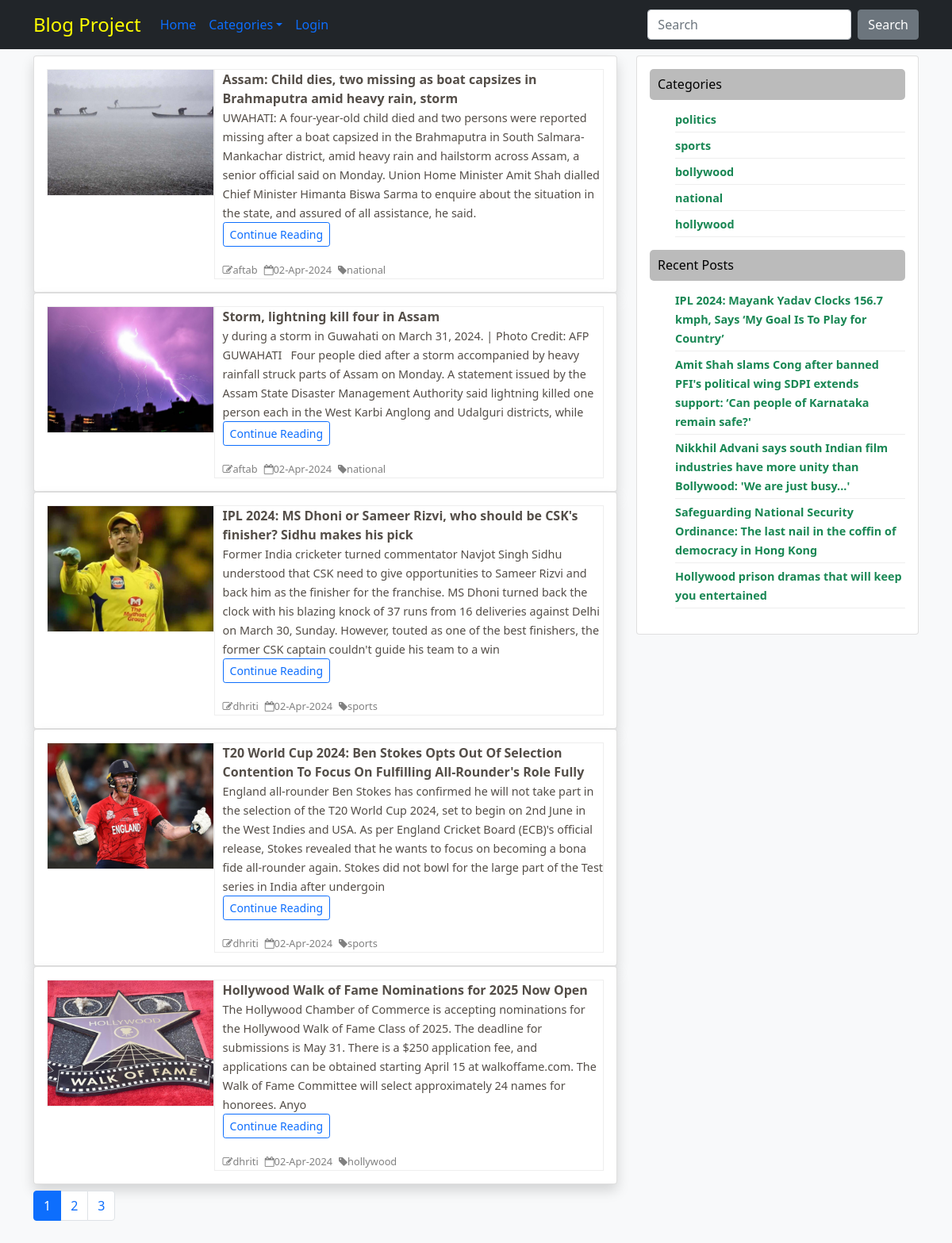
The page / on the database its author committed.
### tables this page shows
CREATE TABLE `blog` (
  `blog_id` int(11) NOT NULL,
  `blog_title` varchar(255) NOT NULL,
  `blog_body` longtext NOT NULL,
  `blog_image` varchar(255) NOT NULL,
  `category` int(11) NOT NULL,
  `author_id` int(11) NOT NULL,
  `publish_date` timestamp NOT NULL DEFAULT current_timestamp()
);

CREATE TABLE `users` (
  `user_id` int(11) NOT NULL,
  `username` varchar(255) DEFAULT NULL,
  `email` varchar(255) DEFAULT NULL,
  `password` varchar(255) DEFAULT NULL,
  `role` int(11) NOT NULL
);

CREATE TABLE `category` (
  `cat_id` int(11) NOT NULL,
  `cat_name` varchar(255) NOT NULL
);

### index.php (the view)
<?php include 'includes/header.php';
include 'includes/config.php';
if (!isset($_GET['page'])) {
    $page = 1;
} else {
    $page = $_GET['page'];
}
$limit = 5;
$offset = ($page - 1) * $limit;
$query = "SELECT * FROM blog LEFT JOIN category ON blog.category=category.cat_id LEFT JOIN users ON blog.author_id=users.user_id
    ORDER BY blog.publish_date DESC limit $offset,$limit";
$result = mysqli_query($conn, $query);
$row = mysqli_num_rows($result);
?>
<div class="container mt-2">
    <div class="row">
        <div class="col-lg-8">
            <?php
if ($row) {
    while ($rows = mysqli_fetch_assoc($result)) {
        ?>
            <div class="card shadow">
                <div class="card-body d-flex blog_flex">
                    <div class="flex-part1">
                        <a href=""><img src="admin/<?=$rows['blog_image'];?>" alt="<?=$rows['blog_image'];?>"></a>
                    </div>
                    <div class="flex-grow-1 flex-part2">
                        <a href="" id="title"><?=ucfirst($rows['blog_title']);?></a>
                        <p>
                            <a href="" id="body"><?=strip_tags(substr($rows['blog_body'], 0, 400));?></a> <span><br>
                                <a href="single_post.php?id=<?=$rows['blog_id'];?>"
                                    class="btn btn-sm btn-outline-primary">Continue Reading</a></span>
                        </p>
                        <ul>
                            <li class="me-2"><a href=""><span><i class="fa fa-pencil-square-o"
                                            aria-hidden="true"></i></span><?=$rows['username'];?></a></li>
                            <li class="me-2"><a href=""><span><i class="fa fa-calendar-o"
                                            aria-hidden="true"></i></span><?=date('d-M-Y', strtotime($rows['publish_date']));?></a>
                            </li>
                            <li><a href="category.php?id=<?=$rows['cat_id']?>"><span><i class="fa fa-tag"
                                            aria-hidden="true"></i></span><?=$rows['cat_name'];?></a></li>
                        </ul>
                    </div>
                </div>
            </div>
            <?php
}
} else {
    echo "<p>No blog posts found.</p>";
}
?>
            <?php
$pagination = "SELECT * FROM blog";
$run_q = mysqli_query($conn, $pagination);
$total = mysqli_num_rows($run_q);
$pages = ceil($total / $limit);
if ($total > $limit) {?>
            <ul class="pagination pt-2 pb-5">
                <?php for ($i = 1; $i <= $pages; $i++) {?>
                <li class="page-item <?=($i == $page) ? $active = 'active' : '';?>">
                    <a href="index.php?page=<?=$i?>" class="page-link"><?=$i?></a>
                </li>
                <?php }?>
            </ul>
            <?php
}?>
        </div>
        <?php include 'sidebar.php';?>
    </div>
</div>
<?php include 'includes/footer.php';
?>

### includes/header.php (shortened to what this page needs)
<?php
if (isset($_GET['keyword'])) {
    $keyword = $_GET['keyword'];
} else {
    $keyword = "";
}
?>
<!doctype html>
<html lang="en">
<head>
    <link rel="stylesheet" href="style.css">
    <link href="https://cdn.jsdelivr.net/npm/bootstrap@5.1.3/dist/css/bootstrap.min.css" rel="stylesheet"
>
    <link rel="stylesheet" href="https://cdnjs.cloudflare.com/ajax/libs/font-awesome/4.7.0/css/font-awesome.min.css">
</head>
<body class="bg-light">
    <nav class="navbar navbar-expand-lg bg-dark" data-bs-theme="dark">
        <div class="container">
            <a class="navbar-brand" href="#" style="color: yellow;font-size:1.5rem;">Blog Project</a>
            <div class="collapse navbar-collapse" id="navbarColor02">
                <ul class="navbar-nav me-auto">
                    <li class="nav-item">
                        <a class="nav-link active" href="index.php">Home
                        </a>
                    </li>
                    <li class="nav-item dropdown">
                        <a class="nav-link dropdown-toggle" data-bs-toggle="dropdown" href="#" role="button"
                            aria-haspopup="true" aria-expanded="false">Categories</a>
                    </li>
                    <li class="nav-item">
                        <a class="nav-link" href="login.php">Login</a>
                    </li>
                </ul>
                <form class="d-flex" action="search.php" method="GET">
                    <input class="form-control me-sm-2" type="search" placeholder="Search" name="keyword" maxlength="70"
                        autocomplete="off" required value="<?=$keyword?>">
                    <button class="btn btn-secondary my-2 my-sm-0" type="submit">Search</button>
                </form>
            </div>
        </div>
    </nav>

### sidebar.php
<?php include 'includes/config.php';
$query = 'SELECT * FROM category';
$result = mysqli_query($conn,$query);
$query1 = 'SELECT * FROM blog ORDER BY publish_date limit 5';
$result1 = mysqli_query($conn,$query1);
?>
<div class="col-lg-4">
			<div class="card">
				<div class="card-body d-flex right-section">
					<div id="categories">
						<h6>Categories</h6>
						<ul>
							<?php while($cats=mysqli_fetch_assoc($result)) {?>
							<li>
								<a href="category.php?id=<?= $cats['cat_id'] ?>" class="text-success fw-bold"><?= $cats['cat_name']  ?></a>
							</li>
							<?php }  ?>
						</ul>
					</div>
				    <div id="posts">
						<h6>Recent Posts</h6>
						<ul>
						<?php while($posts=mysqli_fetch_assoc($result1)) {?>
							<li>
								<a href="single_post.php?id=<?= $posts['blog_id'] ?>" class="text-success fw-bold"><?= $posts['blog_title']  ?></a>
							</li>
							<?php }  ?>
						</ul>
					</div>
				</div>
			</div>
		</div>

### includes/footer.php (shortened to what this page needs)
</body>
</html>

### style.css (style rules this page uses)
body { font-family: 'Poppins', sans-serif; font-family: 'Source Sans Pro', sans-serif; }
.blog_flex { display: flex; width: 100%; }
.flex-part1 { width: 30%; height: 12rem !important; border: 1px solid #eee; }
.flex-part2 { border: 1px solid #eee !important; padding-left: 10px; width: 70%; }
.flex-part1 img { width: 100%; height: 100%; object-fit: cover; }
.flex-part2 #title { color: #544E48; text-decoration: none; font-weight: bold; text-align: justify; }
.flex-part2 #body { color: #544E48; text-decoration: none; text-align: justify; font-size: 0.9rem; }
.flex-part2 ul { display: flex; padding: 0 !important; margin: 0 !important; }
.flex-part2 ul li { list-style: none; }
.flex-part2 ul li a { color: gray; text-decoration: none; font-size: 0.8rem; }
.right-section { flex-direction: column; }
.right-section h6 { background-color: #bbb; color: #000; padding: 10px; border-radius: 5px; }
.right-section ul li a { text-decoration: none; color: #555; font-size: 0.9rem; }
.right-section ul li { list-style: none; border-bottom: 1px solid #eee; padding: 4px 0 4px 0; }
@media screen and (max-width: 1200px) { .flex-part1 { height: 10rem !important; } }

### rows shown on the page
blog: blog_image (picture), blog_title "Assam: Child dies, two missing as boat capsizes in Brahmaputra amid heavy rain, storm", blog_body "UWAHATI: A four-year-old child died and two persons were reported missing after a boat capsized in the Brahmaputra in South Salmara-Mankachar district, amid heavy rain and hailstorm across Assam, a senior official said on Monday. Union Home Minister Amit Shah dialled Chief Minister Himanta Biswa Sarma to enquire about the situation in the state, and assured of all assistance, he said.", author.username "aftab", publish_date "02-Apr-2024", category.cat_name "national"
blog: blog_image (picture), blog_title "Storm, lightning kill four in Assam", blog_body "y during a storm in Guwahati on March 31, 2024. | Photo Credit: AFP GUWAHATI Four people died after a storm accompanied by heavy rainfall struck parts of Assam on Monday. A statement issued by the Assam State Disaster Management Authority said lightning killed one person each in the West Karbi Anglong and Udalguri districts, while", author.username "aftab", publish_date "02-Apr-2024", category.cat_name "national"
blog: blog_image (picture), blog_title "IPL 2024: MS Dhoni or Sameer Rizvi, who should be CSK's finisher? Sidhu makes his pick", blog_body "Former India cricketer turned commentator Navjot Singh Sidhu understood that CSK need to give opportunities to Sameer Rizvi and back him as the finisher for the franchise. MS Dhoni turned back the clock with his blazing knock of 37 runs from 16 deliveries against Delhi on March 30, Sunday. However, touted as one of the best finishers, the former CSK captain couldn't guide his team to a win", author.username "dhriti", publish_date "02-Apr-2024", category.cat_name "sports"
blog: blog_image (picture), blog_title "T20 World Cup 2024: Ben Stokes Opts Out Of Selection Contention To Focus On Fulfilling All-Rounder's Role Fully", blog_body "England all-rounder Ben Stokes has confirmed he will not take part in the selection of the T20 World Cup 2024, set to begin on 2nd June in the West Indies and USA. As per England Cricket Board (ECB)'s official release, Stokes revealed that he wants to focus on becoming a bona fide all-rounder again. Stokes did not bowl for the large part of the Test series in India after undergoin", author.username "dhriti", publish_date "02-Apr-2024", category.cat_name "sports"
blog: blog_image (picture), blog_title "Hollywood Walk of Fame Nominations for 2025 Now Open", blog_body "The Hollywood Chamber of Commerce is accepting nominations for the Hollywood Walk of Fame Class of 2025. The deadline for submissions is May 31. There is a $250 application fee, and applications can be obtained starting April 15 at walkoffame.com. The Walk of Fame Committee will select approximately 24 names for honorees. Anyo", author.username "dhriti", publish_date "02-Apr-2024", category.cat_name "hollywood"
category: cat_name "politics"
category: cat_name "sports"
category: cat_name "bollywood"
category: cat_name "national"
category: cat_name "hollywood"
blog: blog_title "IPL 2024: Mayank Yadav Clocks 156.7 kmph, Says ‘My Goal Is To Play for Country’"
blog: blog_title "Amit Shah slams Cong after banned PFI's political wing SDPI extends support: ‘Can people of Karnataka remain safe?'"
blog: blog_title "Nikkhil Advani says south Indian film industries have more unity than Bollywood: 'We are just busy...'"
blog: blog_title "Safeguarding National Security Ordinance: The last nail in the coffin of democracy in Hong Kong"
blog: blog_title "Hollywood prison dramas that will keep you entertained"
